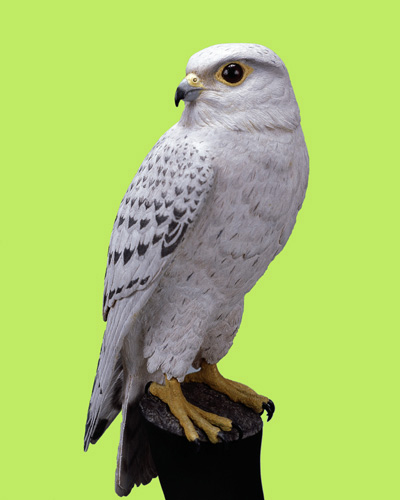
#> input picture Exercicios/imageDatabase/falcon.jpg, 400 x 500 px
$ python ex2.1b.py
#> lines starting #> are read from the running program, lines starting #| are printed output that depends on the picture; after the words box and inside, x2 and y2 are one past the last pixel; in counts of white or black regions, pixels touching at a corner belong together
import cv2
import numpy as np

# Este codigo cria a mascara sabendo apenas a cor do fundo (neste caso verde)

fileDir = 'imageDatabase/'
objFileName = 'falcon.jpg'
bgFileName = 'florest.jpg'

chromaKey_color = np.array([101, 236, 192])

objImage = cv2.imread(fileDir + objFileName)
#> objImage is the input picture: shape (500, 400, 3); mean B, G, R 105.6, 194.6, 167
bgImage = cv2.imread(fileDir + bgFileName)
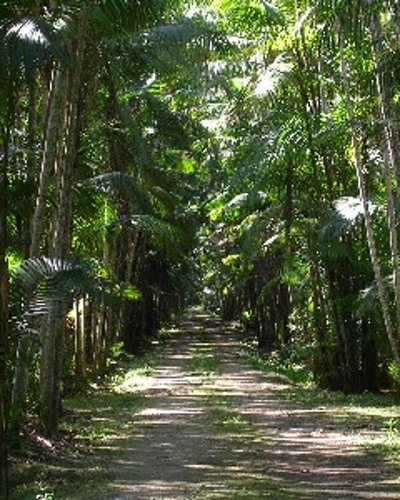
#> input picture Exercicios/imageDatabase/florest.jpg, 400 x 500 px
#> bgImage is the input picture: shape (500, 400, 3); mean B, G, R 55.8, 85.6, 75.2

maskImageInv = cv2.inRange(objImage, chromaKey_color - 20, chromaKey_color + 20)
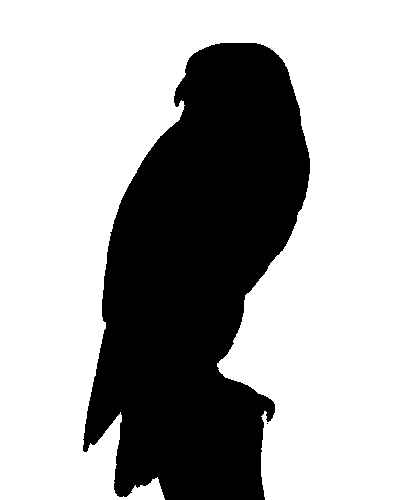
#> maskImageInv: shape (500, 400); 66.6% white; 2 black regions (1 under 20 px), largest, box (x1, y1, x2, y2) and area: (83, 43, 310, 500) 66848
maskImageM = 255 - maskImageInv
cv2.imshow('Mask Original', maskImageM)

kernel1 = cv2.getStructuringElement(cv2.MORPH_ELLIPSE, (11, 11), (-1, -1))
maskImageMM = cv2.morphologyEx(maskImageM, cv2.MORPH_OPEN, kernel1)
#> maskImageMM: shape (500, 400); 33.3% white; 1 white region, box (x1, y1, x2, y2) and area: (84, 43, 310, 500) 66655

kernel2 = cv2.getStructuringElement(cv2.MORPH_ELLIPSE, (5, 5), (-1, -1))
maskImageMM2 = cv2.morphologyEx(maskImageMM, cv2.MORPH_OPEN, kernel2)
#> maskImageMM2: shape (500, 400); 33.3% white; 1 white region, box (x1, y1, x2, y2) and area: (84, 43, 310, 500) 66646
cv2.imshow('Mask', maskImageMM2)

maskImage = cv2.cvtColor(maskImageMM2, cv2.COLOR_GRAY2BGR)

img1 = cv2.multiply(objImage, maskImage, scale=1.0 / 255)
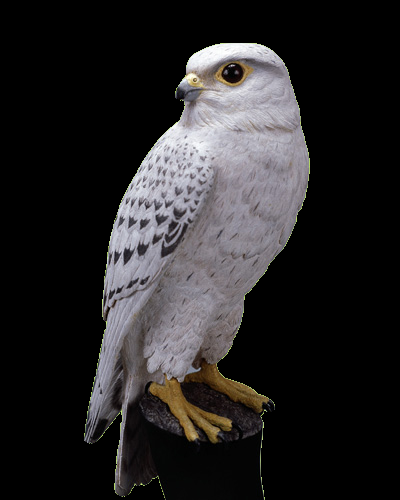
#> img1: shape (500, 400, 3); mean B, G, R 38.3, 37.5, 39.1
img2 = cv2.multiply(bgImage, 255 - maskImage, scale=1.0 / 255)
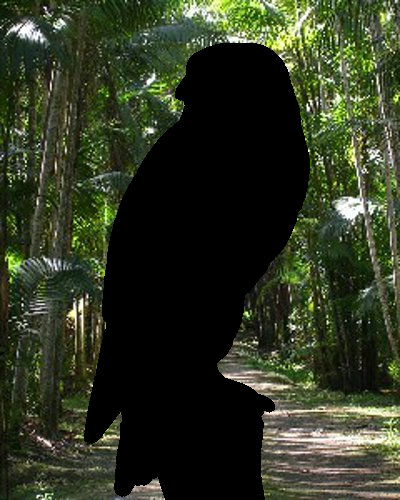
#> img2: shape (500, 400, 3); mean B, G, R 34.1, 53.9, 46.9

outImage = cv2.add(img1, img2)
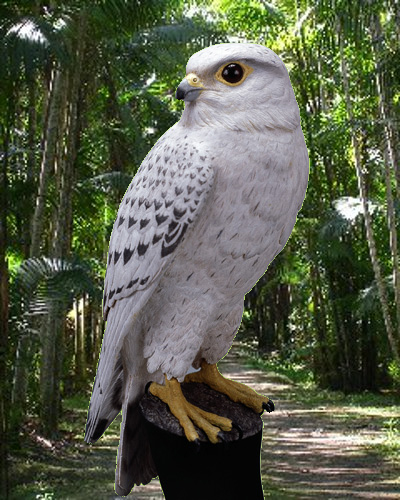
#> outImage: shape (500, 400, 3); mean B, G, R 72.4, 91.4, 86

cv2.imshow('Image Out', outImage)
cv2.imshow('Image Part 1', img1)
cv2.imshow('Image Part 2', img2)

cv2.waitKey(0)
cv2.destroyAllWindows()
